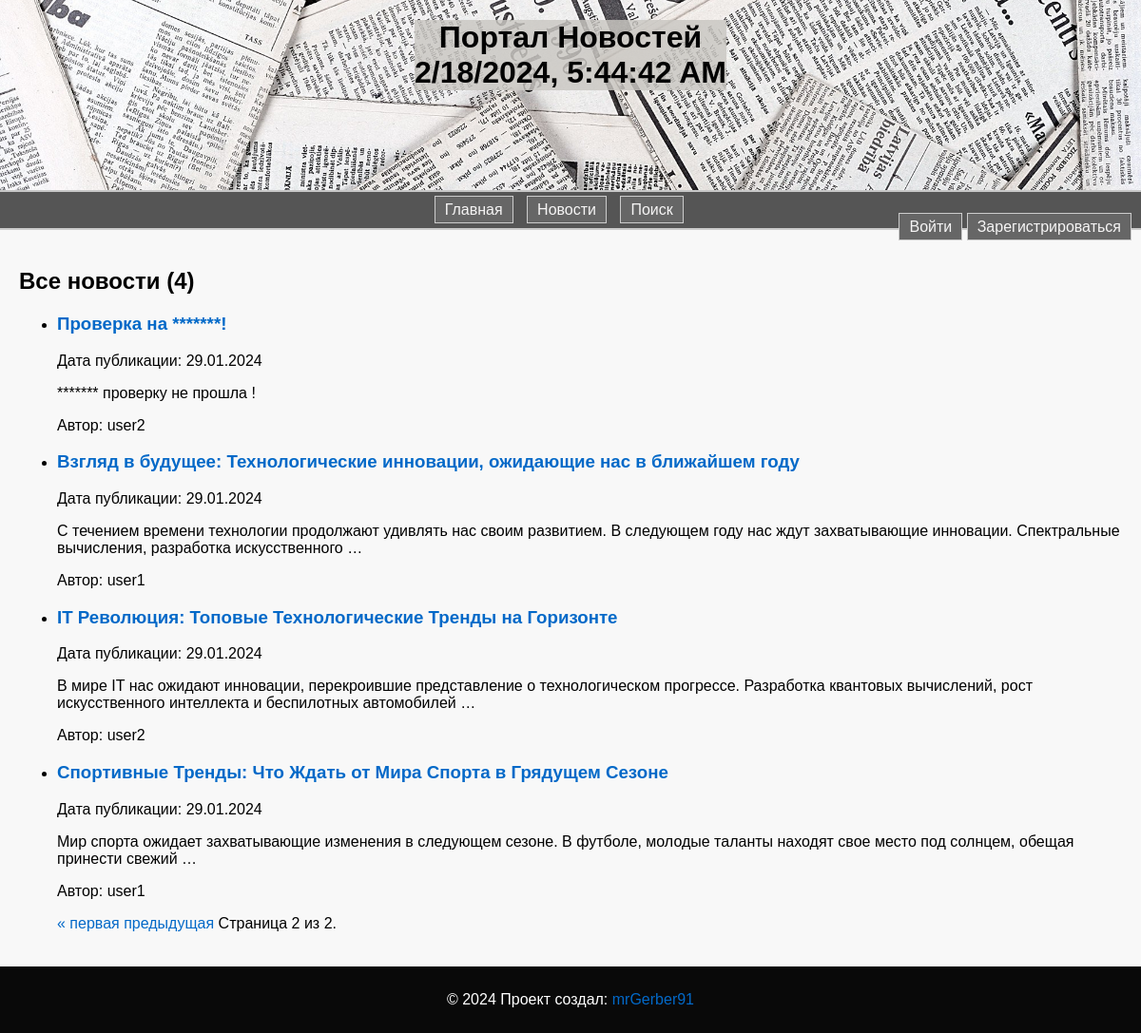
Screenshot of /news/?page=2 with the database file from the repository.
### news/models.py (models this page shows, shortened)
class Post(models.Model):
    author = models.ForeignKey(Author, on_delete=models.CASCADE)  # Ссылка на автора
    post_type_choices = [('article', 'Article'), ('news', 'News')]
    post_type = models.CharField(max_length=10, choices=post_type_choices)
    created_at = models.DateTimeField(auto_now_add=True)
    categories = models.ManyToManyField(Category, through='PostCategory')  # Связь многие ко многим с категориями
    title = models.CharField(max_length=255)
    content = models.TextField()
    rating = models.IntegerField(default=0)

class Author(models.Model):
    user = models.OneToOneField(User, on_delete=models.CASCADE)  # Один к одному с моделью пользователя Django
    rating = models.IntegerField(default=0)
    def __str__(self):
        return self.user.username

### news/views.py (the view)
# urls.py: path('news/', news_list, name='news_list'),
def news_list(request):
    posts_list = Post.objects.all().order_by('-created_at')
    paginator = Paginator(posts_list, 10)  # 10 новостей на странице
    page = request.GET.get('page')
    try:
        posts = paginator.page(page)
    except PageNotAnInteger:
        posts = paginator.page(1)
    except EmptyPage:
        posts = paginator.page(paginator.num_pages)
    return render(request, 'news/news_list.html', {'posts': posts})

### news/context_processors.py (called while the page is built)
def real_time(request):
    city = 'Europe/Moscow'
    real_time = datetime.now(pytz.timezone(city))
    return {'real_time': real_time}

### news/templatetags/my_filters.py (called while the page is built)
@register.filter(name='censor')
def censor(value):
    if not isinstance(value, str):
        raise ValueError("Censor filter can only be applied to strings.")
    censored_words = ['редиска', 'редиску', 'редиской', 'редиски']
    for word in censored_words:
        value = re.sub(re.compile(re.escape(word), re.IGNORECASE), '*' * len(word), value)
    return value

### templates/news/news_list.html (shortened to what this page needs)
{% extends 'flatpages/default.html' %}
{% load static %}
{% load my_filters %}
{% block content %}
    <h2>Все новости ({{ posts|length }})</h2>
    <ul>
        {% for post in posts %}
            <li>
                <h3><a href="{% url 'post_detail' post_id=post.id %}">{{ post.title|censor }}</a></h3>
                <p>Дата публикации: {{ post.created_at|date:"d.m.Y" }}</p>
                <p>{{ post.content|censor|truncatewords:20 }}</p>
                <p>Автор: {{ post.author }}</p>
            </li>
        {% endfor %}
        <div class="pagination">
    <span class="step-links">
        {% if posts.has_previous %}
            <a href="?page=1">&laquo; первая</a>
            <a href="?page={{ posts.previous_page_number }}">предыдущая</a>
        {% endif %}
        <span class="current">
            Страница {{ posts.number }} из {{ posts.paginator.num_pages }}.
        </span>
    </span>
</div>
    </ul>
{% endblock %}

### static/css/style.css (style rules this page uses)
body { font-family: 'Arial', sans-serif; margin: 0; padding: 0; background-color: #f8f8f8; }
h2, h3 { color: rgba(0, 0, 0, 1); }
a { color: #0369c8; text-decoration: none; }

### rows the page displays
Post: title|censor "Проверка на *******!", created_at "29.01.2024", content|censor "******* проверку не прошла !", author "user2"
Post: title|censor "Взгляд в будущее: Технологические инновации, ожидающие нас в ближайшем году", created_at "29.01.2024", content|censor "С течением времени технологии продолжают удивлять нас своим развитием. В следующем году нас ждут захватывающие инновации. Спектральные вычисления, разработка искусственного …", author "user1"
Post: title|censor "IT Революция: Топовые Технологические Тренды на Горизонте", created_at "29.01.2024", content|censor "В мире IT нас ожидают инновации, перекроившие представление о технологическом прогрессе. Разработка квантовых вычислений, рост искусственного интеллекта и беспилотных автомобилей …", author "user2"
Post: title|censor "Спортивные Тренды: Что Ждать от Мира Спорта в Грядущем Сезоне", created_at "29.01.2024", content|censor "Мир спорта ожидает захватывающие изменения в следующем сезоне. В футболе, молодые таланты находят свое место под солнцем, обещая принести свежий …", author "user1"

### other values shown
{{ posts|length }} "4"
{{ posts.number }} "2"
{{ posts.paginator.num_pages }} "2"
